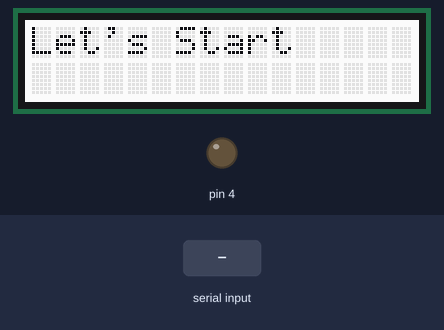
Recording of a sketch running on a simulated Arduino Uno, built with avr-gcc and run on an emulated ATmega328P. On the bench: 16×2 character LCD, output pins drawn as LEDs (lit = HIGH). Dashed ring = blinking. The inputs (shaded band) are chosen by the test bench. Random numbers use the default seed unless the sketch sets one; what the sketch prints to the serial monitor is not drawn.

Above: at 1.2 s.
1.3 s: "S\n" received over Serial
At 2.4 s:
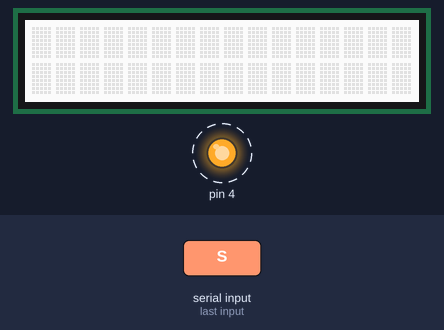
4.3 s: "1\n" received over Serial
At 7.0 s:
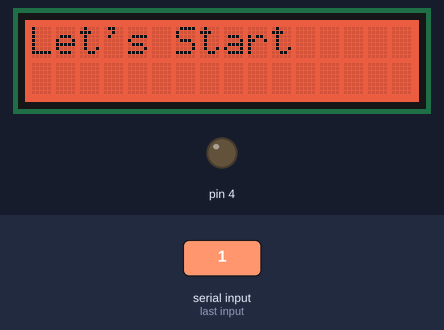
7.3 s: "S\n" received over Serial
At 8.5 s:
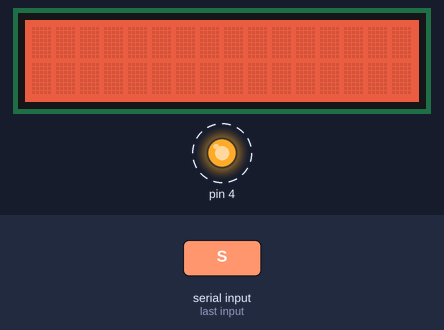
10.3 s: "0\n" received over Serial
At 13.0 s:
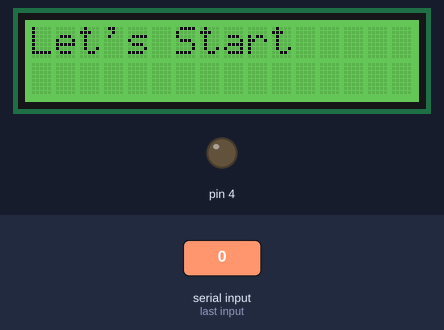
13.3 s: "S\n" received over Serial
At 14.5 s:
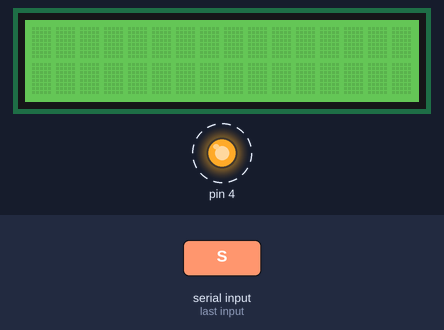
16.3 s: "2\n" received over Serial
At 18.9 s:
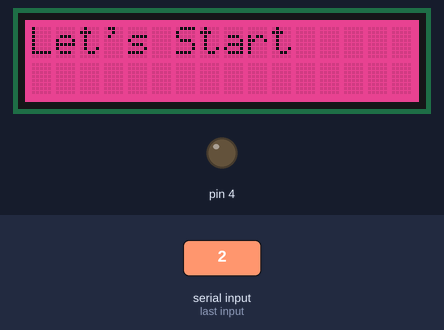
Timing chart, 0 to 20.3 s (numbered marks = the images above; inputs shaded):
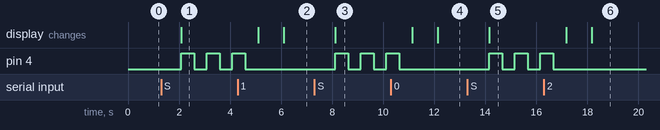

The sketch:

leddisplay.ino
```cpp
#include <Wire.h>
#include "rgb_lcd.h"
#include <stdlib.h>

rgb_lcd lcd;

boolean startTime = false;
int count = 0;

void setup() {
    // set up the LCD's number of columns and rows:
    lcd.begin(16, 2);
    Serial.begin(9600);

    lcd.setRGB( 255,  255, 255);
    pinMode(4, OUTPUT);
}

void loop() {
  lcd.clear();

  if (Serial.available()) {
    String str = Serial.readStringUntil('\n');
    Serial.println(str);
    char start = str[0];
    if (start == 'S') {
      for (int i = 0; i < 3; i++) {
        digitalWrite(4, HIGH);
        delay(500);
        digitalWrite(4, LOW);
        delay(500);
      }

      startTime = true;
      count = 0;
    } else {
      startTime = false;
    }
  }

  if (startTime) {
    int r = rand() % 255 + 0;
    int g = rand() % 255 + 0;
    int b = rand() % 255 + 0;
    lcd.setRGB(r,g,b);

    int h = (count/3600);
    int m = (count -(3600*h))/60;
    int s = (count -(3600*h)-(m*60));
    char* timer = (char*)malloc(12 * sizeof(char));
    sprintf(timer, "%d:%d:%d\n",h,m,s);
    lcd.print(timer);
    free(timer);
    count += 1;
  } else {
    lcd.print("Let's Start");
  }
  delay(1000);

}
```

Measured:
- after the input at 1.3 s, pin 4: alternates HIGH for 0.50 s and LOW for 0.50 s, starting after 0.79 s; the display: changes after 0.79 s (image 1)
- after the input at 7.3 s, pin 4: alternates HIGH for 0.50 s and LOW for 0.50 s, starting after 0.83 s; the display: changes after 0.83 s (image 3)
- after the input at 13.3 s, pin 4: alternates HIGH for 0.50 s and LOW for 0.50 s, starting after 0.86 s; the display: changes after 0.86 s (image 5)
